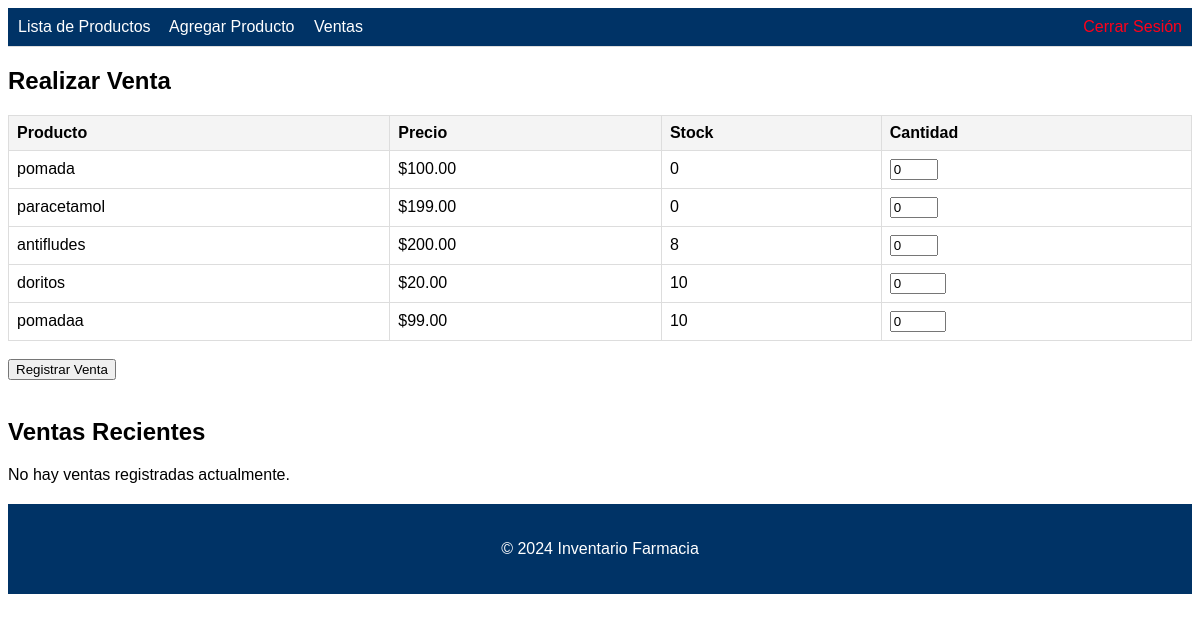
/ventas/ (signed in), run on an earlier commit of the app's database.
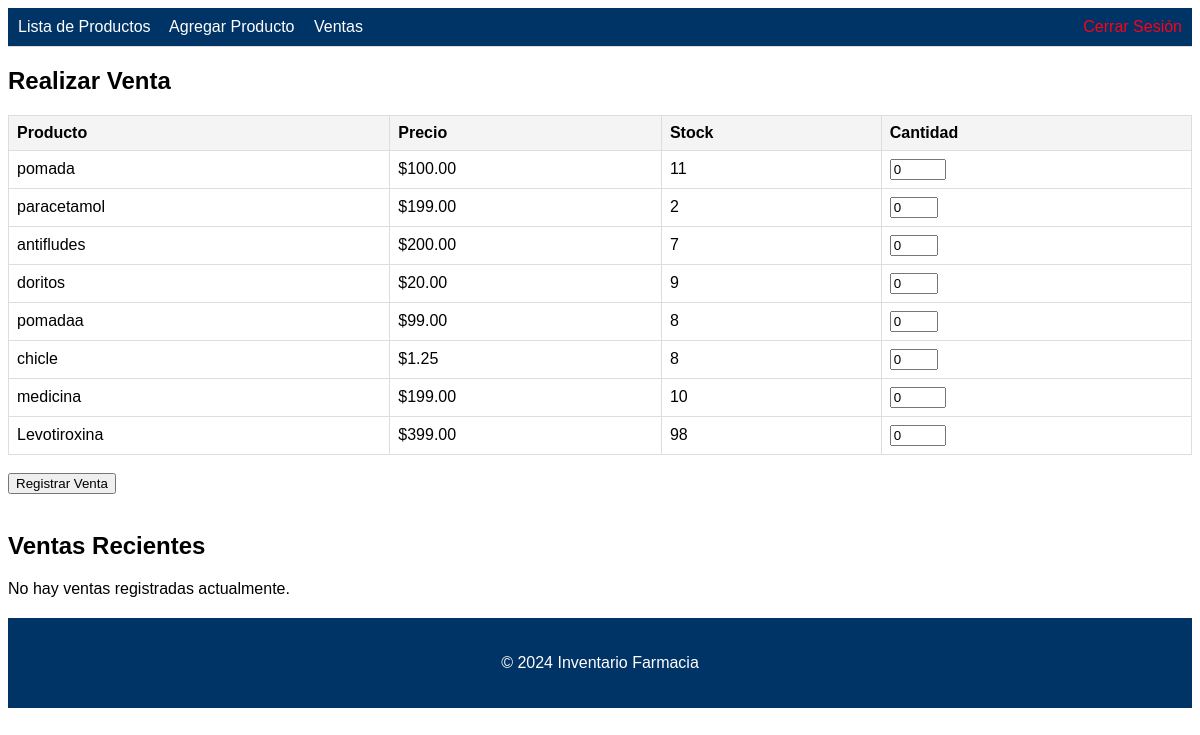
And on a later commit of the database.
### productos/models.py (models this page shows, shortened)
class Producto(models.Model):
    nombre = models.CharField(max_length=200,unique=True)
    descripcion = models.TextField()
    precio = models.DecimalField(max_digits=10, decimal_places=2)
    stock = models.IntegerField(default=0)

### productos/views.py (the view, shortened to what this page needs)
# urls.py: path('ventas/', views.registrar_venta_view, name='ventas'),
@login_required
def registrar_venta_view(request):
    productos = Producto.objects.all()
    ventas = []  # Lista para almacenar las ventas realizadas
    costo_total = 0  # Inicializar el costo total de la venta
    return render(request, 'productos/ventas.html', {'productos': productos, 'ventas': ventas, 'costo_total': costo_total})

### productos/templates/productos/ventas.html (shortened to what this page needs)
{% load static %}
<!DOCTYPE html>
<html lang="es">
<head>
</head>
<body>
    <header style="background-color: #003366; padding: 10px; display: flex; justify-content: space-between; align-items: center; border-bottom: 1px solid #ddd;">
        <nav>
            <a href="{% url 'productos:lista_productos' %}" style="margin-right: 15px; text-decoration: none; color: #ffffff;">Lista de Productos</a>
            <a href="{% url 'productos:inventario' %}" style="margin-right: 15px; text-decoration: none; color: #ffffff;">Agregar Producto</a>
            <a href="{% url 'productos:ventas' %}" style="margin-right: 15px; text-decoration: none; color: #ffffff;">Ventas</a>
        </nav>
        <a href="{% url 'productos:logout' %}" style="text-decoration: none; color: #ff0019;">Cerrar Sesión</a>
    </header>
    <main>
        <h2>Realizar Venta</h2>
        <form method="post">
            <table>
                <thead>
                    <tr>
                        <th>Producto</th>
                        <th>Precio</th>
                        <th>Stock</th>
                        <th>Cantidad</th>
                    </tr>
                </thead>
                <tbody>
                    {% for producto in productos %}
                    <tr>
                        <td>{{ producto.nombre }}</td>
                        <td>${{ producto.precio }}</td>
                        <td>{{ producto.stock }}</td>
                        <td>
                            <input type="number" name="cantidad_{{ producto.id }}" min="0" max="{{ producto.stock }}" value="0">
                        </td>
                    </tr>
                    {% endfor %}
                </tbody>
            </table>
            <br>
            <button type="submit">Registrar Venta</button>
        </form>
        <br>
        <h2>Ventas Recientes</h2>
        {% if ventas %}
        <table>
            <thead>
                <tr>
                    <th>Producto</th>
                    <th>Cantidad</th>
                    <th>Precio Total</th>
                </tr>
            </thead>
            <tbody>
                {% for venta in ventas %}
                <tr>
                    <td>{{ venta.producto.nombre }}</td>
                    <td>{{ venta.cantidad }}</td>
                    <td>${{ venta.precio_total|floatformat:2 }}</td>
                </tr>
                {% endfor %}
            </tbody>
        </table>
        <div style="margin-top: 20px; font-weight: bold; font-size: 18px;">
            Costo Final: ${{ costo_total|floatformat:2 }}
        </div>
        {% else %}
        <p>No hay ventas registradas actualmente.</p>
        {% endif %}
    </main>
    <footer>
        <p>&copy; 2024 Inventario Farmacia</p>
    </footer>
</body>
</html>

What changed in the data, as far as the page shows it:
changed Producto "pomada": stock "0" → "11"
changed Producto "paracetamol": stock "0" → "2"
changed Producto "antifludes": stock "8" → "7"
changed Producto "doritos": stock "10" → "9"
changed Producto "pomadaa": stock "10" → "8"
added Producto: nombre "chicle", precio "1.25", stock "8"
added Producto: nombre "medicina", precio "199.00", stock "10"
added Producto: nombre "Levotiroxina", precio "399.00", stock "98"
